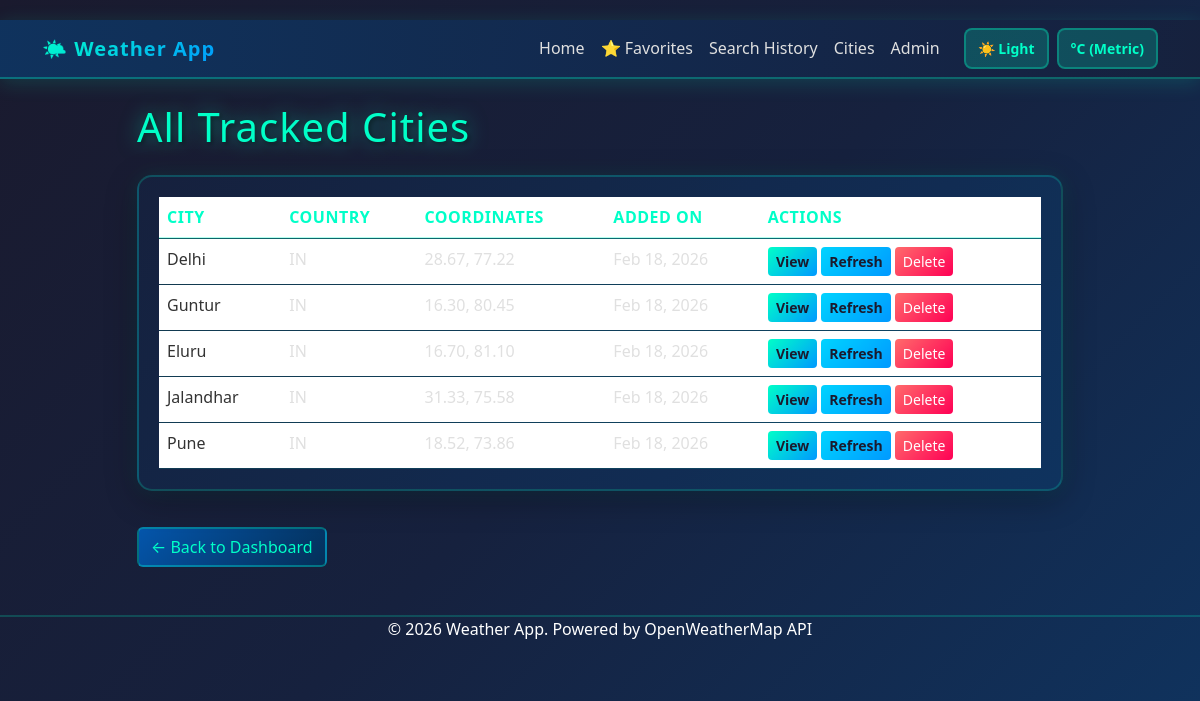
Screenshot of /cities/ with the database file from the repository.
### WEATHERAPP/models.py (models this page shows, shortened)
class City(models.Model):
    name = models.CharField(max_length=100, unique=True)
    country = models.CharField(max_length=100, blank=True)
    latitude = models.FloatField(blank=True, null=True)
    longitude = models.FloatField(blank=True, null=True)
    created_at = models.DateTimeField(auto_now_add=True)
    class Meta:
        verbose_name_plural = "Cities"

### WEATHERAPP/views.py (the view)
# urls.py: path('cities/', views.CityListView.as_view(), name='weather_city_list'),
class CityListView(ListView):
    model = City
    template_name = 'WEATHERAPP/city_list.html'
    context_object_name = 'cities'
    paginate_by = 10

### WEATHERAPP/templates/WEATHERAPP/city_list.html (shortened to what this page needs)
{% extends 'WEATHERAPP/base.html' %}
{% block content %}
<div class="row">
    <div class="col-lg-10 mx-auto">
        <h1 class="mb-4">All Tracked Cities</h1>
        {% if cities %}
            <div class="weather-card">
                <div class="card-body">
                    <div class="table-responsive">
                        <table class="table table-hover mb-0">
                            <thead>
                                <tr>
                                    <th>City</th>
                                    <th>Country</th>
                                    <th>Coordinates</th>
                                    <th>Added On</th>
                                    <th>Actions</th>
                                </tr>
                            </thead>
                            <tbody>
                                {% for city in cities %}
                                <tr>
                                    <td>
                                        <a href="{% url 'weather_city_detail' city.id %}" class="text-decoration-none">
                                            {{ city.name }}
                                        </a>
                                    </td>
                                    <td>{{ city.country }}</td>
                                    <td>
                                        {% if city.latitude and city.longitude %}
                                            {{ city.latitude|floatformat:2 }}, {{ city.longitude|floatformat:2 }}
                                        {% else %}
                                            <span class="text-muted">N/A</span>
                                        {% endif %}
                                    </td>
                                    <td>{{ city.created_at|date:"M d, Y" }}</td>
                                    <td>
                                        <a href="{% url 'weather_city_detail' city.id %}" class="btn btn-sm btn-primary">View</a>
                                        <a href="{% url 'weather_refresh' city.id %}" class="btn btn-sm btn-info">Refresh</a>
                                        <form method="post" action="{% url 'weather_city_delete' city.id %}" style="display:inline;" onsubmit="return confirm('Delete this city?')">
                                            <button type="submit" class="btn btn-sm btn-danger">Delete</button>
                                        </form>
                                    </td>
                                </tr>
                                {% endfor %}
                            </tbody>
                        </table>
                    </div>
                </div>
            </div>
        {% else %}
            <div class="alert alert-info alert-dismissible fade show" role="alert">
                <strong>No cities found!</strong> Go to the <a href="{% url 'weather_index' %}" class="alert-link">home page</a> to add cities.
            </div>
        {% endif %}
        <a href="{% url 'weather_index' %}" class="btn btn-secondary mt-3">← Back to Dashboard</a>
    </div>
</div>
{% endblock %}

### WEATHERAPP/templates/WEATHERAPP/base.html (style rules this page uses)
body { background: linear-gradient(135deg, #1a1a2e 0%, #16213e 50%, #0f3460 100%); min-height: 100vh; padding: 20px 0; animation: fadeIn 0.8s ease-in; color: #fff; }
h1, h2 { color: #00ffc8; text-shadow: 0 0 20px rgba(0, 255, 200, 0.5), 2px 2px 4px rgba(0, 0, 0, 0.5); animation: wobble 0.8s ease-in-out; letter-spacing: 1px; }
.weather-card { background: linear-gradient(135deg, rgba(22, 33, 62, 0.92) 0%, rgba(15, 52, 96, 0.92) 100%); border-radius: 15px; border: 2px solid rgba(0, 255, 200, 0.2); box-shadow: 0 8px 32px rgba(0, 0, 0, 0.3), 0 0 20px rgba(0, 255, 200, 0.1); transition: all 0.4s cubic-bezier(0.68, -0.55, 0.27, 1.55); margin-bottom: 20px; animation: fadeInUp 0.6s ease-out both; position: relative; overflow: hidden; }
.weather-card:nth-child(2) { animation-delay: 0.2s; }
.card-body { padding: 20px; }
.btn-primary { background: linear-gradient(135deg, #00ffc8 0%, #0099ff 100%); border: none; color: #1a1a2e !important; transition: all 0.3s cubic-bezier(0.68, -0.55, 0.27, 1.55); font-weight: 600; animation: popIn 0.6s cubic-bezier(0.68, -0.55, 0.27, 1.55) 0.3s both; position: relative; overflow: hidden; text-shadow: none; }
.btn-primary::before { content: ''; position: absolute; top: 0; left: -100%; width: 100%; height: 100%; background: rgba(255, 255, 255, 0.3); transition: left 0.3s ease; }
.btn-info { background: linear-gradient(135deg, #00d4ff 0%, #0099ff 100%); color: #1a1a2e !important; transition: all 0.3s ease; animation: popIn 0.6s cubic-bezier(0.68, -0.55, 0.27, 1.55); border: none; font-weight: 600; }
.btn-secondary { background: linear-gradient(135deg, rgba(0, 99, 200, 0.8), rgba(0, 52, 96, 0.8)); color: #00ffc8 !important; border: 2px solid rgba(0, 255, 200, 0.3); transition: all 0.3s ease; }
.btn-danger { background: linear-gradient(135deg, #ff6b6b 0%, #ff0055 100%); color: #fff !important; border: none; }
.row > [class*="col-"] { animation: fadeInUp 0.6s ease-out both; }
.row:nth-child(1) > [class*="col-"] { animation-delay: 0.1s; }
* { transition: background-color 0.3s ease, color 0.3s ease; }
.table { color: #e0e0e0; }
.table thead { border-bottom: 2px solid rgba(0, 255, 200, 0.3); }
.table thead th { color: #00ffc8; font-weight: 600; text-transform: uppercase; letter-spacing: 0.5px; }
.table tbody td { border-color: rgba(0, 255, 200, 0.1); color: #e0e0e0; }
a { color: #00ffc8; text-decoration: none; transition: all 0.3s ease; }

### WEATHERAPP/templates/WEATHERAPP/city_list.html (style rules this page uses)
table tbody tr { transition: all 0.3s cubic-bezier(0.4, 0.0, 0.2, 1); border-bottom: 1px solid #e0e0e0; }
table td { transition: all 0.3s ease; }
a.text-decoration-none { transition: all 0.3s ease; font-weight: 500; color: #333; }
form { display: inline !important; }
button[type="submit"] { transition: all 0.3s ease; }

### rows the page displays
City: name "Delhi", country "IN", latitude "28.67", longitude "77.22", created_at "Feb 18, 2026"
City: name "Guntur", country "IN", latitude "16.30", longitude "80.45", created_at "Feb 18, 2026"
City: name "Eluru", country "IN", latitude "16.70", longitude "81.10", created_at "Feb 18, 2026"
City: name "Jalandhar", country "IN", latitude "31.33", longitude "75.58", created_at "Feb 18, 2026"
City: name "Pune", country "IN", latitude "18.52", longitude "73.86", created_at "Feb 18, 2026"
